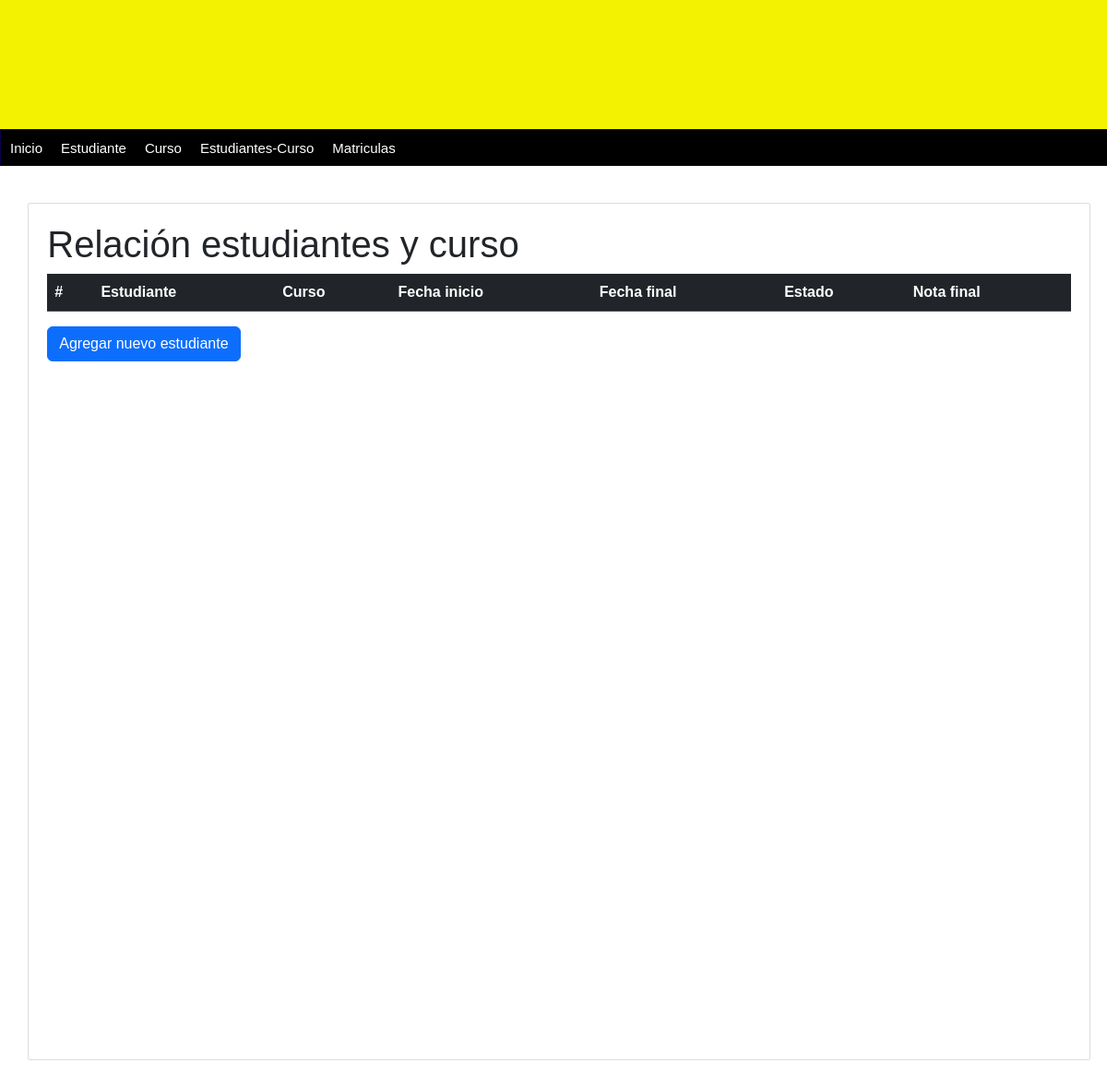
/estudiantes-curso/, run on an earlier commit of the app's database.
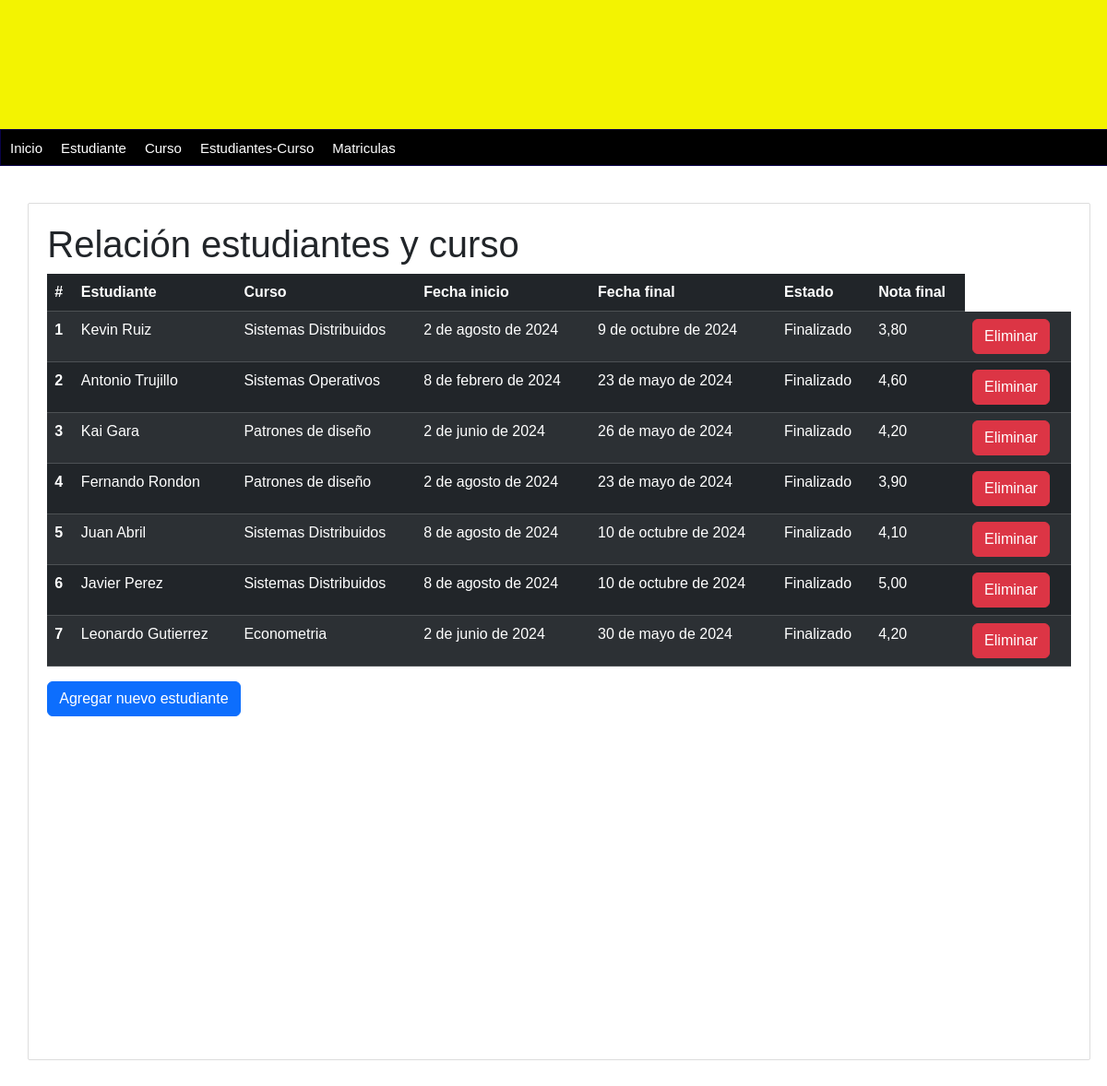
And on a later commit of the database.
### estudiante_curso/models.py (models this page shows, shortened)
class EstudianteCurso(models.Model):
    estudiante = models.ForeignKey(Persona, on_delete=models.SET_NULL, null = True, related_name='cursos', limit_choices_to={'rol':'Estudiante'})
    curso = models.ForeignKey(curso, on_delete=models.SET_NULL, null= True)
    fechaInicio = models.DateField()
    fechaFinal = models.DateField()
    estado = models.CharField(max_length=100)
    notaFinal = models.DecimalField(max_digits=3, decimal_places=2)
    class Meta:
        db_table = 'Estudiantes_Cursos'

### persona/models.py (models this page shows, shortened)
class Persona(models.Model):
    nombre = models.CharField(max_length=100)
    apellidos = models.CharField(max_length=100)
    dni = models.CharField(max_length=10)
    telefono = models.CharField(max_length=10)
    email = models.EmailField()
    fecha_nacimiento = models.DateField()
    rol = models.CharField(max_length=20)
    created_at = models.DateTimeField(auto_now_add=True)
    class Meta:
        db_table = 'persona'

### estudiante_curso/views.py (the view)
# urls.py: path('estudiantes-curso/', Estudiante_Curso, name='lista-estudiantes-cursos'),
def Estudiante_Curso(request):
    estudianteCurso = EstudianteCurso.objects.all()  # Obtener todos los objetos EstudianteCurso
    return render(request, 'lista_est_cur.html', {
        'title': 'Relación estudiantes y curso',
        'estudiantes_cursos': estudianteCurso,
    })

### estudiante_curso/templates/lista_est_cur.html
{% extends "index.html" %}
{% block content %}
    <h1>{{ title }}</h1>
    <table class="table table-dark table-striped">
        <thead>
            <tr>
                <th scope="col">#</th>
                <th scope="col">Estudiante</th>
                <th scope="col">Curso</th>
                <th scope="col">Fecha inicio</th>
                <th scope="col">Fecha final</th>
                <th scope="col">Estado</th>
                <th scope="col">Nota final</th>
            </tr>
        </thead>
        <tbody>
            {% for estudiante_curso in estudiantes_cursos %}
            <tr>
                <th scope="row">{{ forloop.counter }}</th>
                <td>{{ estudiante_curso.estudiante.nombre }} {{ estudiante_curso.estudiante.apellidos }}</td>
                <td>{{ estudiante_curso.curso.nombre }}</td>
                <td>{{ estudiante_curso.fechaInicio }}</td>
                <td>{{ estudiante_curso.fechaFinal }}</td>
                <td>{{ estudiante_curso.estado }}</td>
                <td>{{ estudiante_curso.notaFinal }}</td>
                <td>
                    <a href="{% url 'eliminar-estudiante-curso' estudiante_curso.id %}" class="btn btn-danger" onclick="return confirm('¿Estás seguro que deseas eliminar esta relación?');">Eliminar</a>
                </td>
            </tr>
            {% endfor %}
        </tbody>
    </table>
    <a href="{% url 'formulario_estudiante_curso' %}" class="btn btn-primary">Agregar nuevo estudiante</a>
{% endblock %}

What changed in the data, as far as the page shows it:
added EstudianteCurso: estudiante.nombre "Kevin", estudiante.apellidos "Ruiz", curso.nombre "Sistemas Distribuidos", fechaInicio "2 de agosto de 2024", fechaFinal "9 de octubre de 2024", estado "Finalizado", notaFinal "3,80"
added EstudianteCurso: estudiante.nombre "Antonio", estudiante.apellidos "Trujillo", curso.nombre "Sistemas Operativos", fechaInicio "8 de febrero de 2024", fechaFinal "23 de mayo de 2024", estado "Finalizado", notaFinal "4,60"
added EstudianteCurso: estudiante.nombre "Kai", estudiante.apellidos "Gara", curso.nombre "Patrones de diseño", fechaInicio "2 de junio de 2024", fechaFinal "26 de mayo de 2024", estado "Finalizado", notaFinal "4,20"
added EstudianteCurso: estudiante.nombre "Fernando", estudiante.apellidos "Rondon", curso.nombre "Patrones de diseño", fechaInicio "2 de agosto de 2024", fechaFinal "23 de mayo de 2024", estado "Finalizado", notaFinal "3,90"
added EstudianteCurso: estudiante.nombre "Juan", estudiante.apellidos "Abril", curso.nombre "Sistemas Distribuidos", fechaInicio "8 de agosto de 2024", fechaFinal "10 de octubre de 2024", estado "Finalizado", notaFinal "4,10"
added EstudianteCurso: estudiante.nombre "Javier", estudiante.apellidos "Perez", curso.nombre "Sistemas Distribuidos", fechaInicio "8 de agosto de 2024", fechaFinal "10 de octubre de 2024", estado "Finalizado", notaFinal "5,00"
added EstudianteCurso: estudiante.nombre "Leonardo", estudiante.apellidos "Gutierrez", curso.nombre "Econometria", fechaInicio "2 de junio de 2024", fechaFinal "30 de mayo de 2024", estado "Finalizado", notaFinal "4,20"
